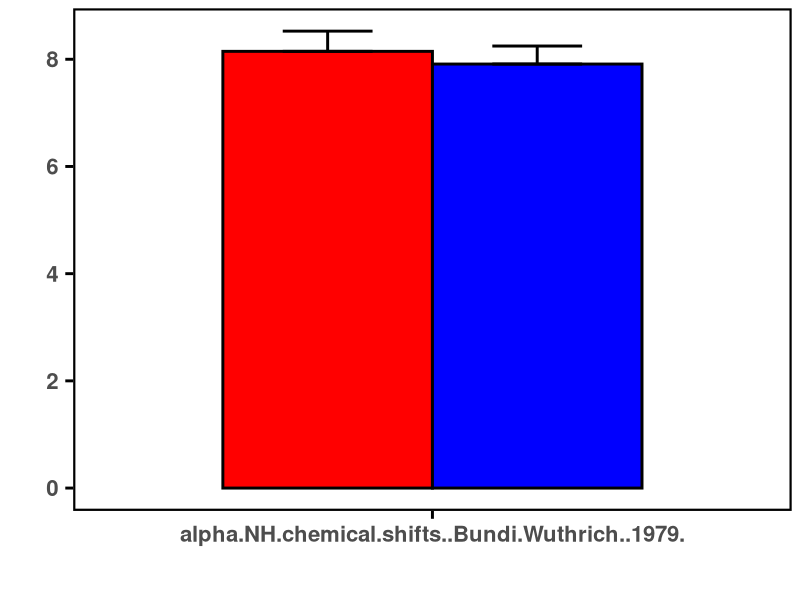
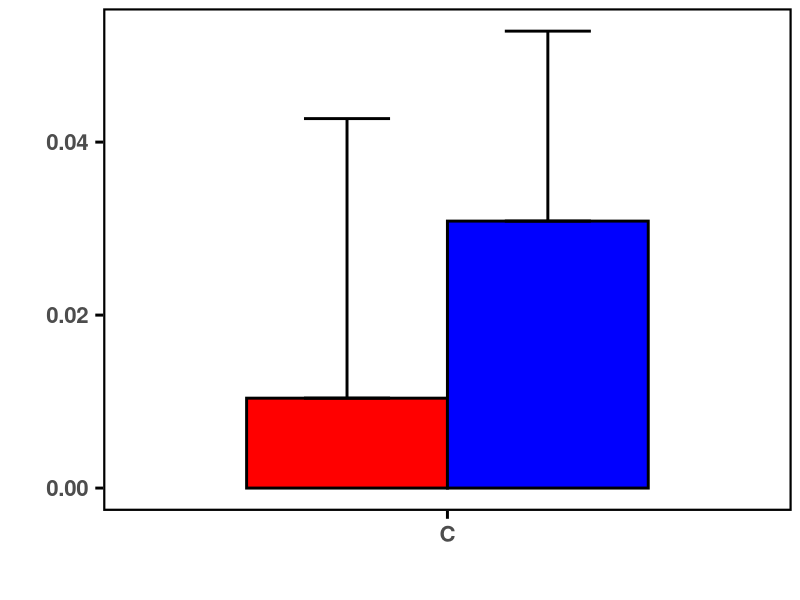
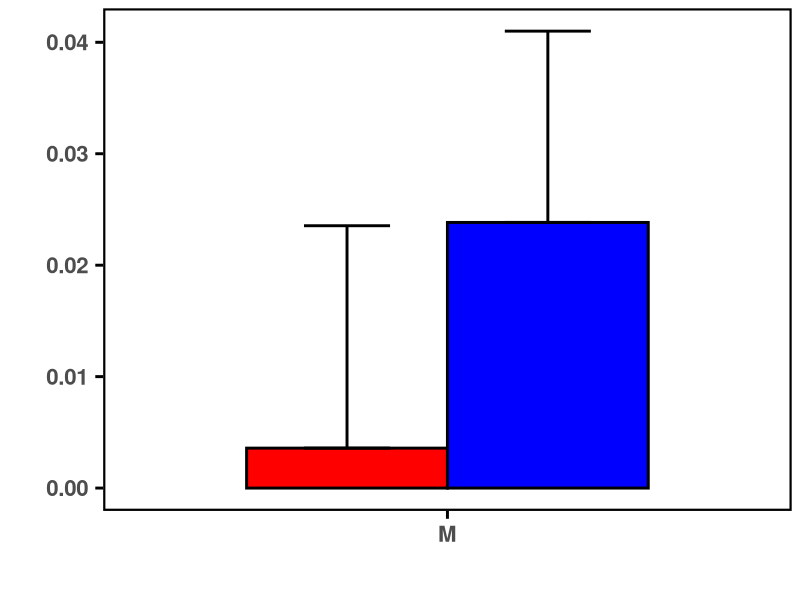
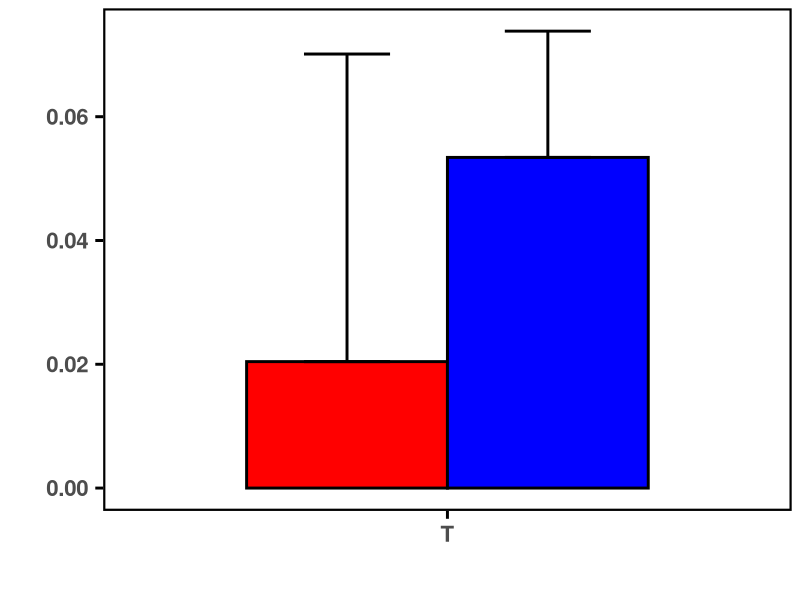
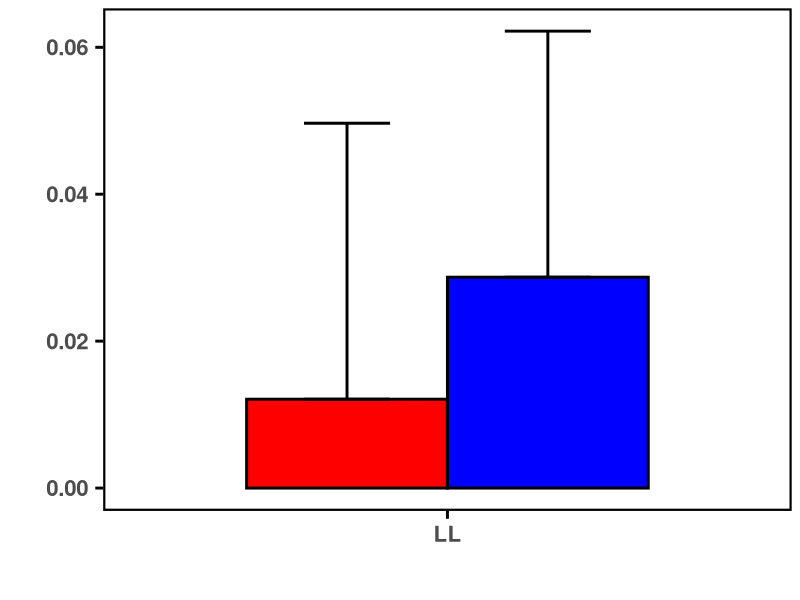
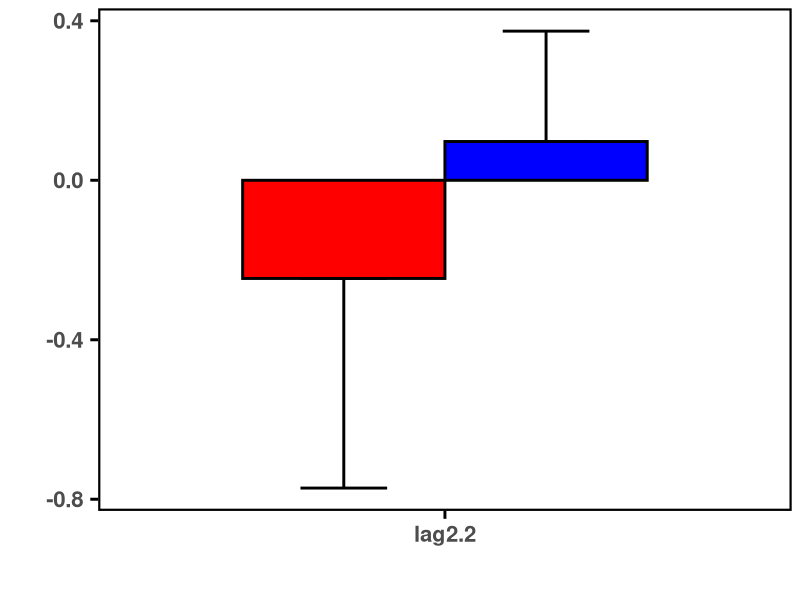
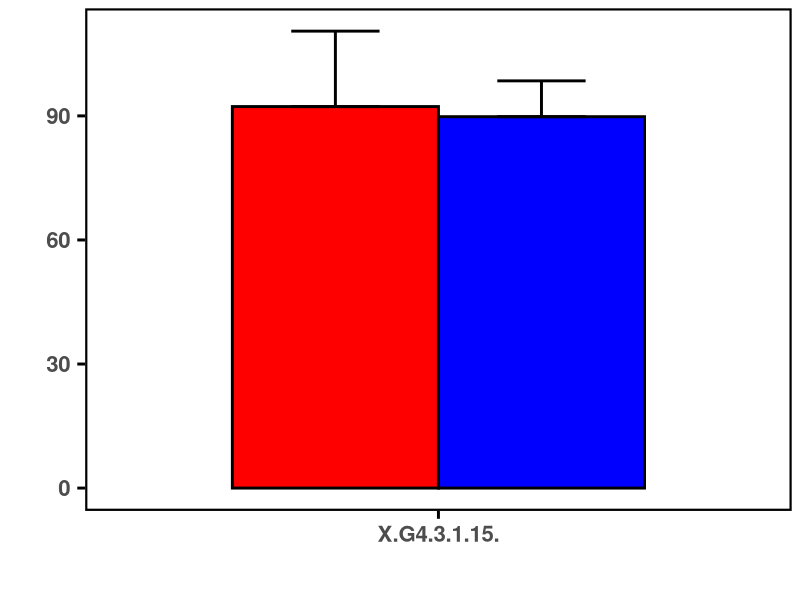
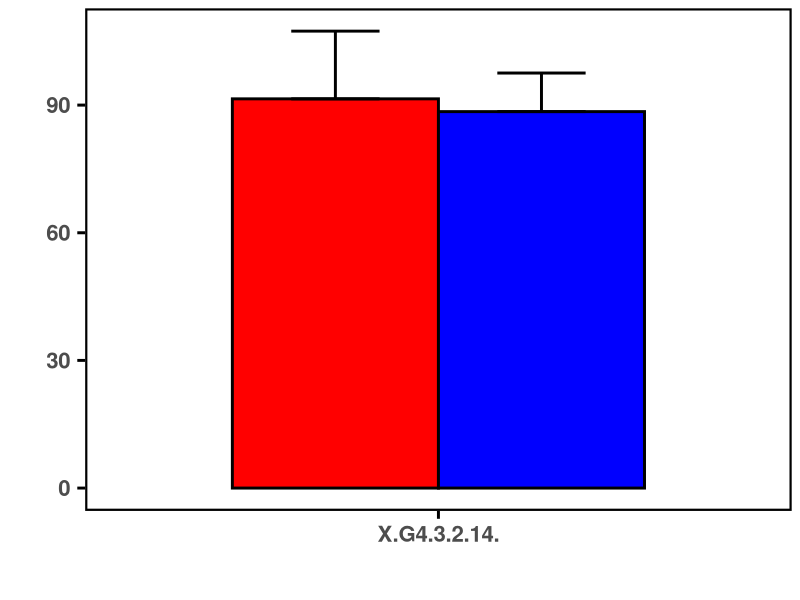

Here is the R script that generated these plots, in order:
#setwd("d:/R_test/plotting bar charts")
#setwd("~/Downloads")
this.dir <- dirname(parent.frame(2)$ofile)
setwd(this.dir)

#COLOR codes for epitope classes
#dual #ff66CC (purple)
#mono #66CCFF (cyan)
#tpos "blue"
#bpos "gree"

library(readxl)
library(ggplot2)
#library(grid)
library(gridExtra)
library(ggthemes)


df<-read_excel("dual_vs_tpos_desc.xlsx")
df<-na.omit(df)


subplot_num=20

plots<-list()

for(i in 1:subplot_num)
  {
   df_row<-df[i,]
   formatted_df<-data.frame(matrix(ncol=4,nrow=2))
   x<-c("Descriptors","Epitope_type","Mean","Stdev")
   colnames(formatted_df)<-x
   
   #print(df_row)
   #print("\n")
   #saves the name of the descriptors for the 2 cells of first row
   formatted_df[,1]<-(df_row)[1]    #df_row$Descriptors
   #saves the epitope types (saved as column names)
   formatted_df[1,2]<-colnames(df_row)[2]
   formatted_df[2,2]<-colnames(df_row)[4]
   #saves the mean values of the epitope types
   formatted_df[1,3]<-(df_row)[2]
   formatted_df[2,3]<-(df_row)[4]
   #saves standard dev 
   formatted_df[1,4]<-(df_row)[3]
   formatted_df[2,4]<-(df_row)[5]
   
   
   #print(formatted_df)
   #print(" ")
   #line<-readline()
   #reordering the epitope types to the order as their row index so that ggplots plots
   #the bars the way they appear in the df
   formatted_df$Epitope_type<-as.factor(formatted_df$Epitope_type)
   formatted_df$Epitope_type<-factor(formatted_df$Epitope_type, levels=formatted_df$Epitope_type[order(as.numeric(rownames(df)))])
  
   #this shows the variable classes of the dataframe
   #str(formatted_df)
   
   dodge<-position_dodge(width=0.7)
   limits<-aes(ymax=formatted_df$Mean + (formatted_df$Mean>0)*formatted_df$Stdev, ymin=formatted_df$Mean - (formatted_df$Mean<0)*formatted_df$Stdev)
    
   #p<-ggplot(data=formatted_df,aes(x=Descriptors,y=Mean, fill=Epitope_type))
   p<-ggplot(data=formatted_df,aes(x=Descriptors,y=Mean, fill=Epitope_type))
                                                                                #adjust this for size of frame around bar
   p<-p + geom_bar(stat="identity", position = dodge, width = 0.7,colour="black",size=1)
   
   p<-p + scale_fill_manual("legend",values=c("red","blue"))
   #dual #ff66CC (red)
   #mono #66CCFF (black)
   #tpos "blue"
   #bpos "green"
   
   p<-p + geom_errorbar(limits, position = dodge, width =0.3,size=1)
   
   
   p <- p + labs(x = " ", y = " ")
   p <- p + theme_few()
   p <- p + theme(legend.position="none")
   
   #adjusts the text size
   p <- p + theme(text=element_text(face="bold",size=20))
   
   #ignore this one for now
   #p <- p + theme(axis.line = element_line(size= 0.5, colour="black"))
   
   #adjusts the text distances from the axis, adjust the first numerical parameter
   p <- p + theme(axis.text.x = element_text(margin=margin(5,5,10,5,"pt")),
            axis.text.y = element_text(margin=margin(5,5,10,5,"pt")))
   
   #adjusts the frame around the picture
   p <- p + theme(panel.border = element_rect(colour = "black", fill=NA, size=1.5))
   
   #adjest  of the tick marks
   p <- p + theme(axis.ticks.length = unit(.2, "cm"), axis.ticks = element_line(size = 1, colour="black")) 
   
  # print(p)
   
   plots[[i]]<-p

    
#this part saves the pictures to file   
   filename=paste0("dual_vs_tpos", i, ".pdf")
   pdf(filename)
   print(p)
   dev.off()
   
  }


#do.call(grid.arrange(arrangeGrob(c(plots, ncol=5))))
#grid.arrange(arrangeGrobs(plots))


#this part attempts to save multiple plots together. Note that grid.arrange can be used with the whole plot vector instead of individual elements of it.
#the plotting together works up to 8 subplots. More will result in errornous display that are not corrigible with scaling the picture and is
#the error is retained inside the saved image file. Irrelevant of the file format (e.g. png, pdf)

#grid.arrange(plots[[1]],plots[[2]],plots[[3]],nrow=1,ncol=3) 
#pdf("plot.pdf")
#do.call("grid.arrange",c(plots,nrow=1))#,nrow=1,ncol=length(plots)))
#dev.off()